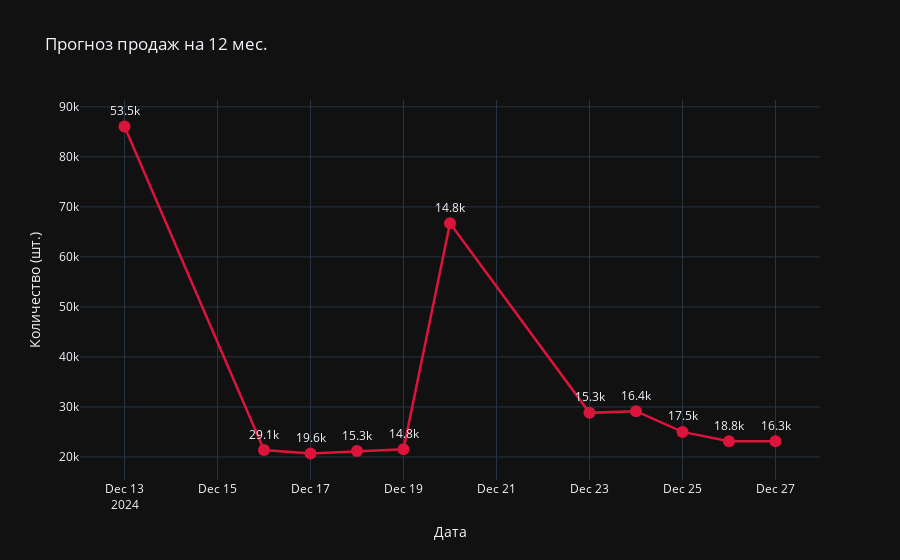

Write notebook code for a chart like this one.
### Code cell
fig = go.Figure()

fig.add_trace(
    go.Scatter(x=timesfm_forecast.ds, 
               y=timesfm_forecast.timesfm, 
               mode='lines+markers+text', 
               text=median, 
               textposition='top center')
)
fig.update_traces(line=dict(color="crimson", width=2.5),
                marker=dict(size=12),
                textposition='top center',
                texttemplate='%{text:.3s}')
fig.update_layout(title="Прогноз продаж на 12 мес.",
                  xaxis_title='Дата',
                  yaxis_title='Количество (шт.)')

fig.show()

### Figure 1 — Plotly figure (JSON) as saved in the notebook; plotly's stock layout.template omitted (floating-point values rounded to 4 significant figures)
{"data": [{"mode": "lines+markers+text", "text": [53500.0, 29080.0, 19630.0, 15310.0, 14760.0, 14760.0, 15310.0, 16430.0, 17540.0, 18790.0, 16290.0, 15310.0, 14760.0, 15870.0, 17120.0], "textposition": "top center", "x": ["2024-12-13T00:00:00", "2024-12-16T00:00:00", "2024-12-17T00:00:00", "2024-12-18T00:00:00", "2024-12-19T00:00:00", "2024-12-20T00:00:00", "2024-12-23T00:00:00", "2024-12-24T00:00:00", "2024-12-25T00:00:00", "2024-12-26T00:00:00", "2024-12-27T00:00:00"], "y": [86070.0, 21370.0, 20690.0, 21170.0, 21550.0, 66710.0, 28820.0, 29150.0, 25010.0, 23160.0, 23140.0], "type": "scatter", "line": {"color": "crimson", "width": 2.5}, "marker": {"size": 12}, "texttemplate": "%{text:.3s}"}], "layout": {"title": {"text": "Прогноз продаж на 12 мес."}, "xaxis": {"title": {"text": "Дата"}}, "yaxis": {"title": {"text": "Количество (шт.)"}}}}
